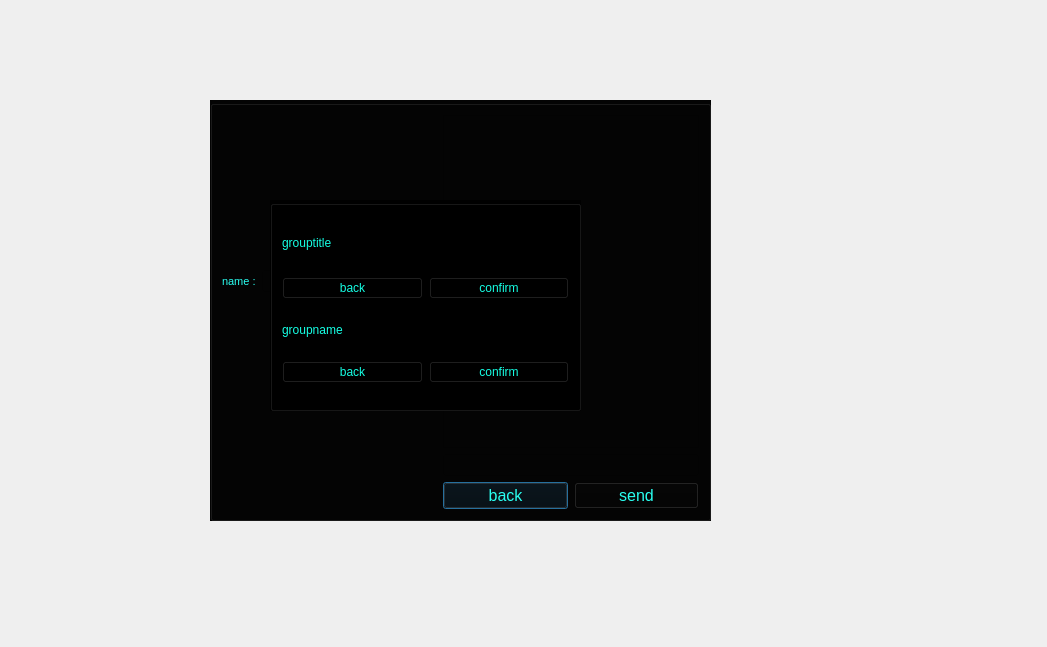
<?xml version="1.0" encoding="UTF-8"?>
<ui version="4.0">
 <class>creategroup_Dialog</class>
 <widget class="QDialog" name="creategroup_Dialog">
  <property name="geometry">
   <rect>
    <x>0</x>
    <y>0</y>
    <width>1047</width>
    <height>647</height>
   </rect>
  </property>
  <property name="windowTitle">
   <string>Dialog</string>
  </property>
  <property name="styleSheet">
   <string notr="true">background-image: url(:/Source/@metawalls.jpg);</string>
  </property>
  <widget class="QGroupBox" name="chat_groupBox">
   <property name="geometry">
    <rect>
     <x>210</x>
     <y>100</y>
     <width>501</width>
     <height>421</height>
    </rect>
   </property>
   <property name="styleSheet">
    <string notr="true">color: rgb(41, 255, 241);
background-color: rgb(4, 4, 4);
gridline-color: rgb(255, 71, 25);
border-color: rgb(15, 255, 11);
border-color: rgb(255, 23, 23);</string>
   </property>
   <property name="title">
    <string/>
   </property>
   <layout class="QGridLayout" name="gridLayout">
    <item row="0" column="0">
     <widget class="QLabel" name="name_label">
      <property name="font">
       <font>
        <pointsize>8</pointsize>
       </font>
      </property>
      <property name="text">
       <string>name :</string>
      </property>
     </widget>
    </item>
    <item row="0" column="1">
     <widget class="QLineEdit" name="recieved_groupname_lineEdit">
      <property name="font">
       <font>
        <pointsize>8</pointsize>
       </font>
      </property>
     </widget>
    </item>
    <item row="0" column="2">
     <widget class="QListView" name="massege_listView">
      <property name="styleSheet">
       <string notr="true">gridline-color: rgb(255, 102, 26);
selection-background-color: rgb(255, 71, 39);
border-top-color: rgb(255, 101, 24);</string>
      </property>
     </widget>
    </item>
    <item row="1" column="2">
     <widget class="QLineEdit" name="send_lineEdit">
      <property name="styleSheet">
       <string notr="true">border-color: rgb(11, 255, 235);</string>
      </property>
      <property name="text">
       <string/>
      </property>
     </widget>
    </item>
    <item row="2" column="2">
     <layout class="QHBoxLayout" name="horizontalLayout_2">
      <item>
       <widget class="QPushButton" name="back_chat_pushButton">
        <property name="font">
         <font>
          <pointsize>12</pointsize>
         </font>
        </property>
        <property name="text">
         <string>back</string>
        </property>
       </widget>
      </item>
      <item>
       <widget class="QPushButton" name="send_pushButton">
        <property name="font">
         <font>
          <pointsize>12</pointsize>
         </font>
        </property>
        <property name="text">
         <string>send</string>
        </property>
       </widget>
      </item>
     </layout>
    </item>
   </layout>
  </widget>
  <widget class="QGroupBox" name="groupinformation_groupBox">
   <property name="geometry">
    <rect>
     <x>270</x>
     <y>200</y>
     <width>311</width>
     <height>211</height>
    </rect>
   </property>
   <property name="styleSheet">
    <string notr="true">background-color: rgb(0, 0, 0);
color: rgb(21, 255, 228);</string>
   </property>
   <property name="title">
    <string/>
   </property>
   <layout class="QGridLayout" name="gridLayout_2">
    <item row="3" column="0">
     <widget class="QPushButton" name="back_pushButton_2">
      <property name="text">
       <string>back</string>
      </property>
     </widget>
    </item>
    <item row="0" column="0" colspan="2">
     <layout class="QHBoxLayout" name="horizontalLayout">
      <item>
       <widget class="QLabel" name="label">
        <property name="text">
         <string>grouptitle</string>
        </property>
       </widget>
      </item>
      <item>
       <widget class="QLineEdit" name="grouptitle_lineEdit">
        <property name="font">
         <font>
          <pointsize>13</pointsize>
         </font>
        </property>
        <property name="text">
         <string/>
        </property>
       </widget>
      </item>
     </layout>
    </item>
    <item row="1" column="0">
     <widget class="QPushButton" name="back_pushButton">
      <property name="text">
       <string>back</string>
      </property>
     </widget>
    </item>
    <item row="2" column="0" colspan="2">
     <layout class="QHBoxLayout" name="horizontalLayout_3">
      <item>
       <widget class="QLabel" name="label_2">
        <property name="text">
         <string>groupname</string>
        </property>
       </widget>
      </item>
      <item>
       <widget class="QLineEdit" name="lineEdit"/>
      </item>
     </layout>
    </item>
    <item row="3" column="1">
     <widget class="QPushButton" name="confirm_pushButton_2">
      <property name="text">
       <string>confirm</string>
      </property>
     </widget>
    </item>
    <item row="1" column="1">
     <widget class="QPushButton" name="confirm_pushButton">
      <property name="text">
       <string>confirm</string>
      </property>
     </widget>
    </item>
   </layout>
  </widget>
 </widget>
 <resources/>
 <connections/>
</ui>
